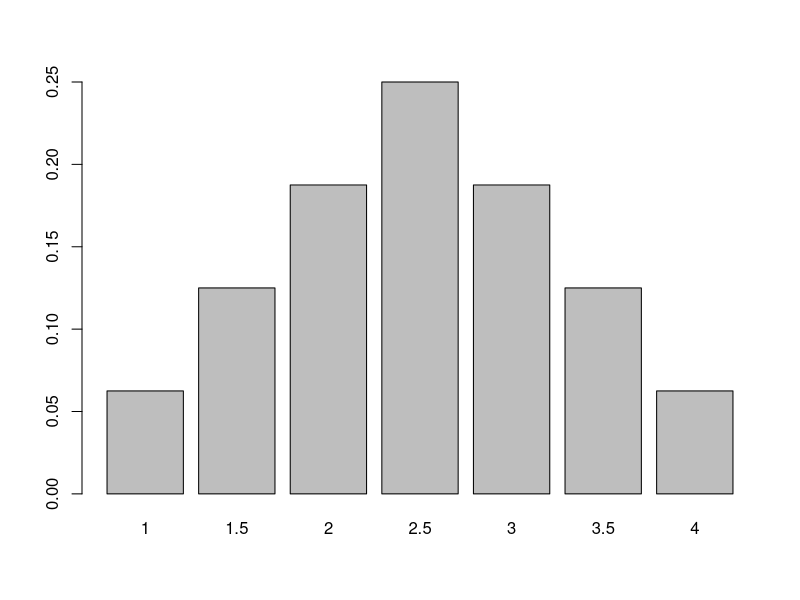

Recreate this plot in R.
# Script Clase 2
# Análisis de Encuestas por Muestreo con R
# Sociedad de Ecuatoriana de Estadística 


#Permutaciones y combinaciones
install.packages("gtools", dependencies = TRUE)

library(gtools)

# Población
(x<-1:4)

# Duplas posibles
4^2

permutations(n=4,r=2,v=x,repeats.allowed=T)


# Combinaciones

choose(4, 2)
combinations(4, 2, v=x)


# Ejemplo de distribución de x barra, muestreo con reemplazo

x<-1:4
n<-length(x)

(mu<-mean(x))

# Varianza poblacional
(va<-sum((x-mu)^2)/n)

muestras<-permutations(n=4,r=2,v=x,repeats.allowed=T)
(xbar_n_i<-rowMeans(muestras))

(fx_i<-prop.table(table(xbar_n_i)))

barplot(prop.table(table(xbar_n_i)))


xbar_i<-unique(xbar_n_i)
(esp_xbar<-sum(xbar_i*fx_i))
(var_xbar<-sum((xbar_i-esp_xbar)^2*fx_i))